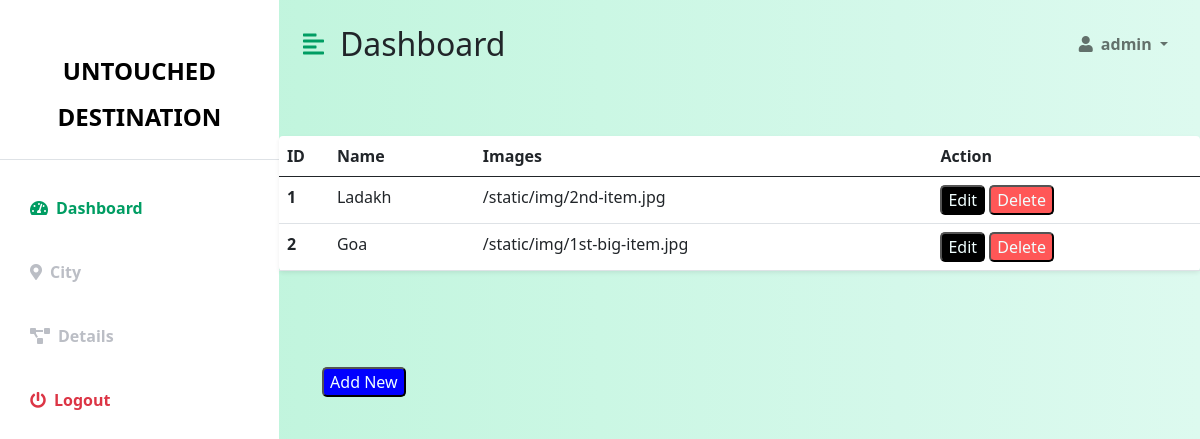
The app's page /admin_city (signed in), older data.
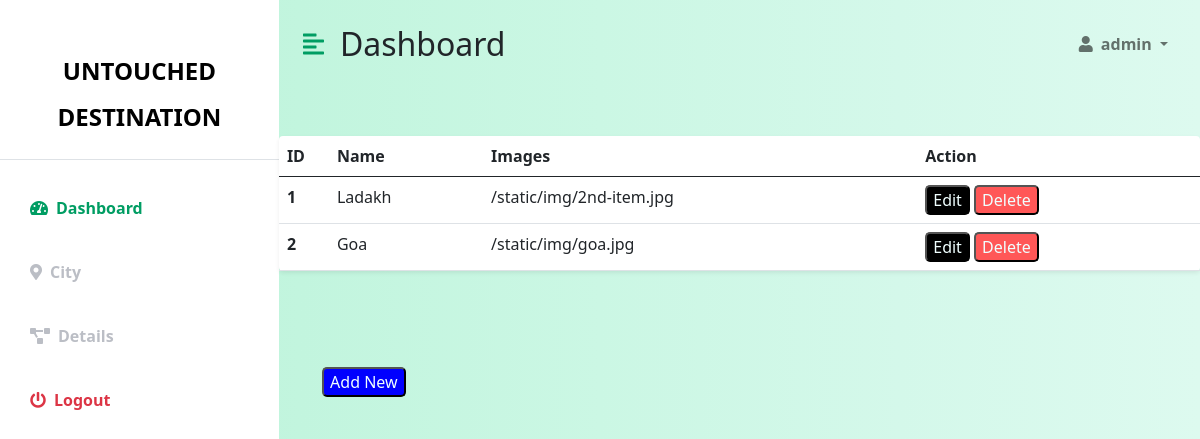
The same page, newer data.
### app.py (models this page shows, shortened)
class city(db.Model):
    id = db.Column(db.Integer, primary_key = True)
    name = db.Column(db.String(150))
    img=db.Column(db.String(100))

### app.py (the view)
@app.route('/admin_city')
def admin_city():
    if 'user' in session:
        rows=city.query.all()
        l=[]
        result=[]
        for stm in rows:
            l.extend([stm.id,stm.name,stm.img])
            result.append(l)
            l=[]
    else:
        return render_template("/admin_login.html")
    return render_template("/admin.html",name=session['user'],res=result)

### templates/admin.html (shortened to what this page needs)
<!DOCTYPE html>
<html lang="en">
<head>
    <link href="https://cdn.jsdelivr.net/npm/bootstrap@5.0.0-beta3/dist/css/bootstrap.min.css" rel="stylesheet" />
    <link rel="stylesheet" href="https://cdnjs.cloudflare.com/ajax/libs/font-awesome/5.15.3/css/all.min.css" />
</head>
<body>
    <div class="d-flex" id="wrapper">
        <div class="bg-white" id="sidebar-wrapper">
            <div class="sidebar-heading text-center py-4 primary-text fs-4 fw-bold text-uppercase border-bottom"><font color="black">Untouched Destination</font></div>
            <div class="list-group list-group-flush my-3">
                <a href="#" class="list-group-item list-group-item-action bg-transparent second-text active"><i
                        class="fas fa-tachometer-alt me-2"></i>Dashboard</a>
                <a href="/admin_city" class="list-group-item list-group-item-action bg-transparent second-text fw-bold"><i
                        class="fas fa-map-marker-alt me-2"></i>City</a>
                <a href="/admin_dashboard" class="list-group-item list-group-item-action bg-transparent second-text fw-bold"><i
                        class="fas fa-project-diagram me-2"></i>Details</a>
                <a href="/admin_logout'" class="list-group-item list-group-item-action bg-transparent text-danger fw-bold"><i
                        class="fas fa-power-off me-2"></i>Logout</a>
            </div>
        </div>
        <div id="page-content-wrapper">
            <nav class="navbar navbar-expand-lg navbar-light bg-transparent py-4 px-4">
                <div class="d-flex align-items-center">
                    <i class="fas fa-align-left primary-text fs-4 me-3" id="menu-toggle"></i>
                    <h2 class="fs-2 m-0">Dashboard</h2>
                </div>
                <div class="collapse navbar-collapse" id="navbarSupportedContent">
                    <ul class="navbar-nav ms-auto mb-2 mb-lg-0">
                        <li class="nav-item dropdown">
                            <a class="nav-link dropdown-toggle second-text fw-bold" href="#" id="navbarDropdown"
                                role="button" data-bs-toggle="dropdown" aria-expanded="false">
                                <i class="fas fa-user me-2"></i>{{name}}
                            </a>
                        </li>
                    </ul>
                </div>
            </nav>
                <div class="row my-5">
                    <div class="col">
                        <table class="table bg-white rounded shadow-sm  table-hover">
                            <thead>
                                <tr>
                                    <th scope="col" width="50">ID</th>
                                    <th scope="col">Name</th>
                                    <th scope="col">Images</th>
                                    <th scope="col">Action</th>
                                </tr>
                            </thead>
                            <tbody>
                              {% for row in res %}
                                <tr>
                                    <th scope="row">{{row[0]}}</th>
                                    <td>{{row[1]}}</td>
                                    <td>{{row[2]}}</td>
                                    <form method="post" action="/admin_citydetails/{{row[0]}}">
                                    <td><button style="background-color: black; color: azure; border-radius: 5px;" name="edit" value="edit" >Edit</button>
                                    <button style="background-color: #ff5757; color: azure; border-radius: 5px;" name="delete" value="delete" id="b1">Delete</button></td>
                                    </form>
                                </tr>
                                {% endfor %}
                            </tbody>
                        </table>
                        <form method="post" action="/admin_addcity">
                        <button style="background-color: blue; color: azure; border-radius: 5px;" id="an" name="new" value="new">Add New</button>
                      </form>
                      </div>
                </div>
            </div>
        </div>
</body>
</html>

### templates/admin.html (style rules this page uses)
:root { --main-bg-color: #009d63; --main-text-color: #009d63; --second-text-color: #bbbec5; --second-bg-color: #c1efde; }
.primary-text { color: var(--main-text-color); }
.second-text { color: var(--second-text-color); }
#wrapper { overflow-x: hidden; background-image: linear-gradient( to right, #baf3d7, #c2f5de, #cbf7e4, #d4f8ea, #ddfaef ); }
#sidebar-wrapper { min-height: 100vh; margin-left: -15rem; -webkit-transition: margin 0.25s ease-out; -moz-transition: margin 0.25s ease-out; -o-transition: margin 0.25s ease-out; transition: margin 0.25s ease-out; }
#sidebar-wrapper .sidebar-heading { padding: 0.875rem 1.25rem; font-size: 1.2rem; }
#sidebar-wrapper .list-group { width: 15rem; }
#page-content-wrapper { min-width: 100vw; }
#menu-toggle { cursor: pointer; }
.list-group-item { border: none; padding: 20px 30px; }
.list-group-item.active { background-color: transparent; color: var(--main-text-color); font-weight: bold; border: none; }
@media (min-width: 768px) { #sidebar-wrapper { margin-left: 0; } }
@media (min-width: 768px) { #page-content-wrapper { min-width: 0; width: 100%; } }
#an { margin-top: 5rem; margin-left: 2.7rem; }

Row changes from the older to the newer data that the page shows:
changed city "Goa": img "/static/img/1st-big-item.jpg" → "/static/img/goa.jpg"
